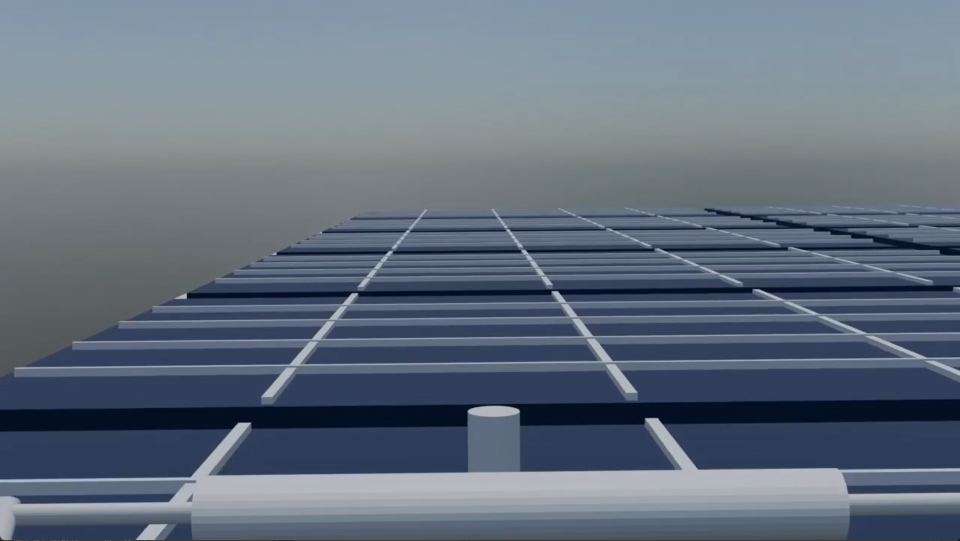
#> input picture fig/original_view.png, 1920 x 1081 px, given in place of 30度旋转鸟瞰图.mp4, which was not available (shown at 1/2 size)
$ python double_algorithm.py
#> lines starting #> are read from the running program, lines starting #| are printed output that depends on the picture; after the words box and inside, x2 and y2 are one past the last pixel; in counts of white or black regions, pixels touching at a corner belong together
import cv2
import numpy as np
import csv
import math
from scipy.signal import find_peaks

VIDEO_PATH = "30度旋转鸟瞰图.mp4"

OUTPUT_VIDEO = "30度旋转检测.mp4"
OUTPUT_CSV = "30度旋转检测.csv"

ROI_Y_RATIO = 0.45       # 使用画面下方 55%
MIN_LINE_LENGTH = 30.0

ANGLE_BINS = 180
HIST_SMOOTH_SIGMA = 2.0

MAX_PEAKS = 8

ORTHOGONAL_TARGET = 90.0
ORTHOGONAL_TOL = 35.0

MAX_FRAME_JUMP = 35.0

DISPLAY_SCALE = 0.65

def normalize180(angle):
    return angle % 180.0

def angle_diff(a, b):
    return (b - a + 90.0) % 180.0 - 90.0

def circular_mean_180(angles, weights=None):
    angles = np.asarray(angles, dtype=np.float64)

    if len(angles) == 0:
        return None

    if weights is None:
        weights = np.ones_like(angles)
    else:
        weights = np.asarray(weights, dtype=np.float64)

    theta = np.deg2rad(angles * 2.0)

    s = np.sum(weights * np.sin(theta))
    c = np.sum(weights * np.cos(theta))

    if abs(s) < 1e-12 and abs(c) < 1e-12:
        return normalize180(float(angles[0]))

    result = np.rad2deg(np.arctan2(s, c)) / 2.0
    return normalize180(result)

def gaussian_smooth_hist(hist, sigma=2.0):
    radius = int(max(2, sigma * 3))
    x = np.arange(-radius, radius + 1)

    kernel = np.exp(-(x ** 2) / (2 * sigma ** 2))
    kernel /= kernel.sum()

    padded = np.concatenate([
        hist[-radius:],
        hist,
        hist[:radius]
    ])

    smoothed = np.convolve(padded, kernel, mode="same")

    return smoothed[radius:radius + len(hist)]

def build_lsd():
    return cv2.createLineSegmentDetector(cv2.LSD_REFINE_STD)

def detect_lines(gray, lsd):
    detected = lsd.detect(gray)[0]

    if detected is None:
        return []

    result = []

    for item in detected:
        x1, y1, x2, y2 = item[0]

        dx = x2 - x1
        dy = y2 - y1

        length = math.hypot(dx, dy)

        if length < MIN_LINE_LENGTH:
            continue

        angle = normalize180(math.degrees(math.atan2(dy, dx)))

        result.append(
            (x1, y1, x2, y2, length, angle)
        )

    return result

def build_orientation_histogram(lines):
    hist = np.zeros(ANGLE_BINS, dtype=np.float64)

    for _, _, _, _, length, angle in lines:
        idx = int(angle) % ANGLE_BINS
        hist[idx] += length

    return hist

def refine_peak_direction(lines, peak_angle, radius=5):
    selected_angles = []
    selected_weights = []

    for *_, length, angle in lines:
        d = abs(angle_diff(peak_angle, angle))

        if d <= radius:
            selected_angles.append(angle)
            selected_weights.append(length)

    if not selected_angles:
        return normalize180(peak_angle)

    return circular_mean_180(
        selected_angles,
        selected_weights
    )

def find_direction_candidates(lines):
    if not lines:
        return []

    hist = build_orientation_histogram(lines)

    if np.max(hist) <= 0:
        return []

    smooth = gaussian_smooth_hist(
        hist,
        HIST_SMOOTH_SIGMA
    )

    extended = np.concatenate([
        smooth,
        smooth,
        smooth
    ])

    peaks, properties = find_peaks(
        extended,
        distance=10,
        prominence=max(np.max(smooth) * 0.03, 1.0)
    )

    candidates = []

    for p in peaks:
        if ANGLE_BINS <= p < 2 * ANGLE_BINS:
            angle = p - ANGLE_BINS
            score = smooth[int(angle)]

            refined = refine_peak_direction(
                lines,
                angle,
                radius=5
            )

            candidates.append({
                "angle": normalize180(refined),
                "score": float(score)
            })

    candidates.sort(
        key=lambda x: x["score"],
        reverse=True
    )

    unique = []

    for c in candidates:
        if all(
            abs(angle_diff(c["angle"], u["angle"])) > 8
            for u in unique
        ):
            unique.append(c)

        if len(unique) >= MAX_PEAKS:
            break

    return unique

def choose_two_families(candidates, prev_a, prev_b):

    if not candidates:
        return None, None

    if prev_a is None or prev_b is None:

        a = candidates[0]

        b_candidates = [
            c for c in candidates[1:]
            if abs(
                abs(angle_diff(a["angle"], c["angle"]))
                - ORTHOGONAL_TARGET
            ) <= ORTHOGONAL_TOL
        ]

        if not b_candidates:
            return a, None

        b = min(
            b_candidates,
            key=lambda c:
            abs(
                abs(angle_diff(a["angle"], c["angle"]))
                - ORTHOGONAL_TARGET
            )
        )

        return a, b

    # [15 lines left out: function nearest_to, not called in this run]

    a = nearest_to(prev_a)
    b = nearest_to(prev_b)

    if a is not None and b is not None:
        if abs(a["angle"] - b["angle"]) < 1e-6:
            da = abs(angle_diff(prev_a, a["angle"]))
            db = abs(angle_diff(prev_b, b["angle"]))

            if da <= db:
                b = None
            else:
                a = None

    return a, b

def draw_family_lines(
    frame,
    lines,
    family_a,
    family_b
):

    canvas = frame.copy()

    for x1, y1, x2, y2, length, angle in lines:

        color = (130, 130, 130)
        thickness = 1

        if family_a is not None:
            da = abs(angle_diff(family_a, angle))

            if da <= 8:
                color = (0, 255, 0)
                thickness = 2

        if family_b is not None:
            db = abs(angle_diff(family_b, angle))

            if db <= 8:
                color = (255, 0, 0)
                thickness = 2

        cv2.line(
            canvas,
            (int(x1), int(y1)),
            (int(x2), int(y2)),
            color,
            thickness
        )

    return canvas

def main():

    cap = cv2.VideoCapture(VIDEO_PATH)

    if not cap.isOpened():
        raise RuntimeError(
            f"无法打开视频：{VIDEO_PATH}"
        )

    fps = cap.get(cv2.CAP_PROP_FPS)
    total_frames = int(
        cap.get(cv2.CAP_PROP_FRAME_COUNT)
    )

    width = int(
        cap.get(cv2.CAP_PROP_FRAME_WIDTH)
    )
    height = int(
        cap.get(cv2.CAP_PROP_FRAME_HEIGHT)
    )

    print("=" * 70)
    print("双方向光伏板线方向跟踪")
    print("=" * 70)
    print(f"视频：{VIDEO_PATH}")
    print(f"FPS：{fps:.3f}")
    print(f"总帧数：{total_frames}")
    print(
        f"视频时长："
        f"{total_frames / fps:.2f}s"
    )
    print(
        f"ROI：y >= "
        f"{int(height * ROI_Y_RATIO)}"
    )
    print("=" * 70)

    out_width = int(width * DISPLAY_SCALE)
    out_height = int(height * DISPLAY_SCALE)

    writer = cv2.VideoWriter(
        OUTPUT_VIDEO,
        cv2.VideoWriter_fourcc(*"mp4v"),
        fps,
        (out_width, out_height)
    )

    lsd = build_lsd()

    prev_a = None
    prev_b = None

    cumulative_a = 0.0
    cumulative_b = 0.0

    csv_rows = []

    frame_idx = 0

    while True:

        ret, frame = cap.read()
#> frame is the input picture: shape (1081, 1920, 3); mean B, G, R 125.8, 111, 99.1

        if not ret:
            break

        frame_idx += 1

        time_sec = (
            (frame_idx - 1) / fps
        )

        roi_y = int(
            height * ROI_Y_RATIO
        )

        roi = frame[
            roi_y:height,
            0:width
        ]
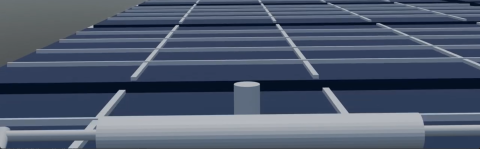
#> roi: shape (595, 1920, 3) (shown at 1/4 size); mean B, G, R 108.2, 88.1, 76.7

        gray = cv2.cvtColor(
            roi,
            cv2.COLOR_BGR2GRAY
        )
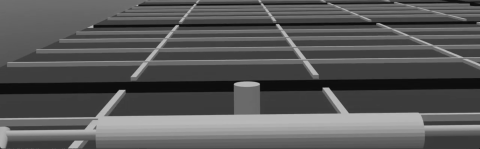
#> gray: shape (595, 1920) (shown at 1/4 size); min 3, max 197, mean 86.9

        gray = cv2.GaussianBlur(
            gray,
            (3, 3),
            0
        )

        roi_lines = detect_lines(
            gray,
            lsd
        )
#> in detect_lines, `detected = lsd.detect(gray)[0]`: detected = 437 rows, first 6: [373.6, 111.9, 372.8, 98.14], [1315.6, 349.4, 1290.6, 349.4], [1035.8, 329.1, 978, 324], [977.1, 324.5, 936.7, 330.9], [704, 98.9, 682.9, 122.9], [1132.9, 118.3, 1114.7, 95.08]
#> the loop in detect_lines, `for item in detected:` made 437 passes
#> (x1, y1, x2, y2, dx, dy, length, angle) on passes 3 to 5: (1035.8, 329.1, 978, 324, -57.71, -5.06, 57.94, 5.01), (977.1, 324.5, 936.7, 330.9, -40.38, 6.37, 40.88, 171), (704, 98.9, 682.9, 122.9, -21.09, 24.05, 31.98, 131.3)
#> after the loop in detect_lines, `for item in detected:`: result = 252 items
#> roi_lines = 252 items

        lines = []

        for x1, y1, x2, y2, length, angle in roi_lines:

            lines.append(
                (
                    x1,
                    y1 + roi_y,
                    x2,
                    y2 + roi_y,
                    length,
                    angle
                )
            )
#> this loop made 252 passes
#> (x1, y1, x2, y2, length, angle) on passes 1 to 3: (1035.8, 329.1, 978, 324, 57.94, 5.01), (977.1, 324.5, 936.7, 330.9, 40.88, 171), (704, 98.9, 682.9, 122.9, 31.98, 131.3)
#> after the loop, lines = 252 items

        candidates = find_direction_candidates(
            lines
        )
#> the loop in build_orientation_histogram, `for _, _, _, _, length, angle in lines:` made 252 passes
#> (length, angle, idx) on passes 1 to 3: (57.94, 5.01, 5), (40.88, 171, 171), (31.98, 131.3, 131)
#> after the loop in build_orientation_histogram, `for _, _, _, _, length, angle in lines:`: hist = 180 values, max 46196.7 at index 179, min 0 at index 2, mean 292.1
#> in gaussian_smooth_hist, `padded = np.concatenate([ hist[-radius:], hist, hist[:radius] ])`: padded = 192 values, max 46196.7 at index 5, min 0 at index 1, mean 526.9
#> in gaussian_smooth_hist, `smoothed = np.convolve(padded, kernel, mode="same")`: smoothed = 192 values, max 9606.5 at index 5, min 0 at index 36, mean 525.9
#> in find_direction_candidates, `smooth = gaussian_smooth_hist( hist, HIST_SMOOTH_SIGMA )`: smooth = 180 values, max 9606.5 at index 179, min 0 at index 30, mean 292.1
#> in find_direction_candidates, `extended = np.concatenate([ smooth, smooth, smooth ])`: extended = 540 values, max 9606.5 at index 179, min 0 at index 30, mean 292.1
#> in find_direction_candidates, `peaks, properties = find_peaks( extended, distance=10, prominence=max(..`: peaks = [179, 359]; properties = {'prominences': [9606.5, 9606.5], 'left_bases': [163, 343], 'right_bases': [210, 390]}
#> the loop in find_direction_candidates, `for p in peaks:` made 2 passes
#> (p, angle, score, refined) on pass 2: (359, 179, 9606.5, 179.4)
#> after the loop in find_direction_candidates, `for p in peaks:`: candidates = 1 item
#> the loop in find_direction_candidates, `for c in candidates:` made 1 pass
#> c on pass 1: {'angle': 179.4, 'score': 9606.5}
#> candidates = 1 item

        a_candidate, b_candidate = \
            choose_two_families(
                candidates,
                prev_a,
                prev_b
            )
#> in choose_two_families, `a = candidates[0]`: a = {'angle': 179.4, 'score': 9606.5}
#> in choose_two_families, `b_candidates = [ c for c in candidates[1:] if abs( abs(angle_diff(a["a..`: b_candidates = []
#> a_candidate = {'angle': 179.4, 'score': 9606.5}

        current_a = (
            a_candidate["angle"]
            if a_candidate is not None
            else None
        )
#> current_a = 179.4

        current_b = (
            b_candidate["angle"]
            if b_candidate is not None
            else None
        )

        delta_a = None
        delta_b = None

        if (
            current_a is not None
            and prev_a is not None
        ):
            delta_a = angle_diff(
                prev_a,
                current_a
            )
            cumulative_a += delta_a

        if (
            current_b is not None
            and prev_b is not None
        ):
            delta_b = angle_diff(
                prev_b,
                current_b
            )
            cumulative_b += delta_b

        if current_a is not None:
            prev_a = current_a
#> prev_a = 179.4

        if current_b is not None:
            prev_b = current_b

        orthogonal_diff = None

        if (
            current_a is not None
            and current_b is not None
        ):
            orthogonal_diff = abs(
                angle_diff(
                    current_a,
                    current_b
                )
            )


        vis = draw_family_lines(
            frame,
            lines,
            current_a,
            current_b
        )
#> the loop in draw_family_lines, `for x1, y1, x2, y2, length, angle in lines: ` made 252 passes
#> (x1, y1, x2, y2, length, angle, color, thickness) on passes 1 to 7: (1035.8, 815.1, 978, 810, 57.94, 5.01, (0, 255, 0), 2), (977.1, 810.5, 936.7, 816.9, 40.88, 171, (130, 130, 130), 1), (704, 584.9, 682.9, 608.9, 31.98, 131.3, (130, 130, 130), 1), (1395.4, 938.3, 1314.5, 835, 131.2, 51.93, (130, 130, 130), 1), (1544.7, 588.1, 1514.2, 577.1, 32.46, 19.81, (130, 130, 130), 1), (476.8, 843.9, 380.4, 954, 146.4, 131.2, (130, 130, 130), 1), (1104.7, 568.4, 1049.7, 498.6, 88.81, 51.79, (130, 130, 130), 1)
#> after the loop in draw_family_lines, `for x1, y1, x2, y2, length, angle in lines:`:
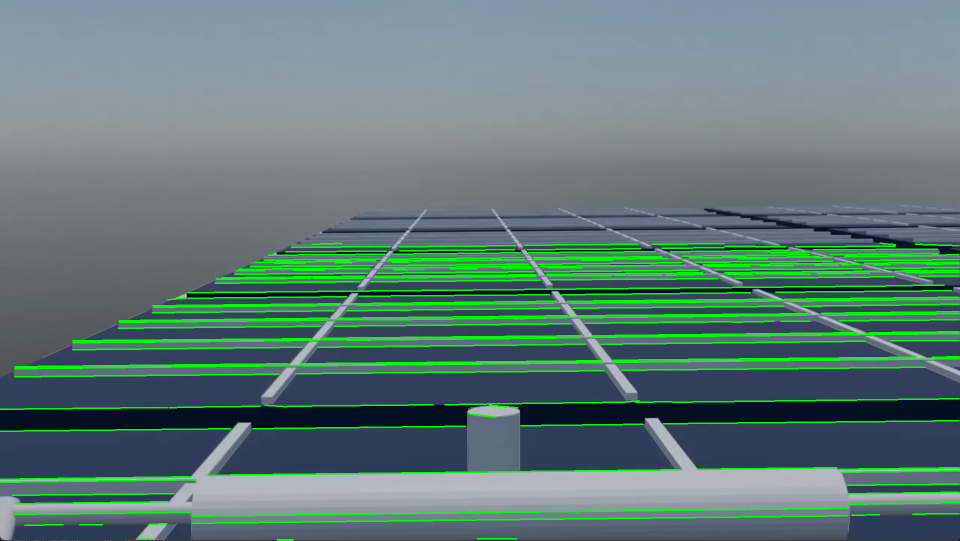
#> canvas: shape (1081, 1920, 3) (shown at 1/2 size); 7.24% of pixels changed, all inside (x1, y1, x2, y2) = (0, 485, 1920, 1081)

        cv2.line(
            vis,
            (0, roi_y),
            (width, roi_y),
            (0, 255, 255),
            2
        )
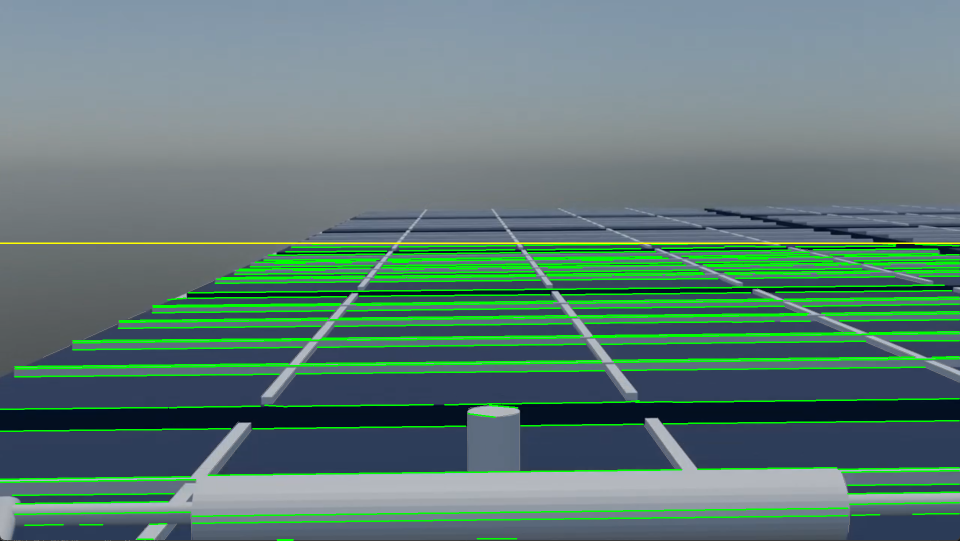
#> vis: shape (1081, 1920, 3) (shown at 1/2 size); 0.28% of pixels changed, all inside (x1, y1, x2, y2) = (0, 485, 1920, 488)

        panel_h = 180

        overlay = vis.copy()

        cv2.rectangle(
            overlay,
            (0, 0),
            (width, panel_h),
            (20, 20, 20),
            -1
        )
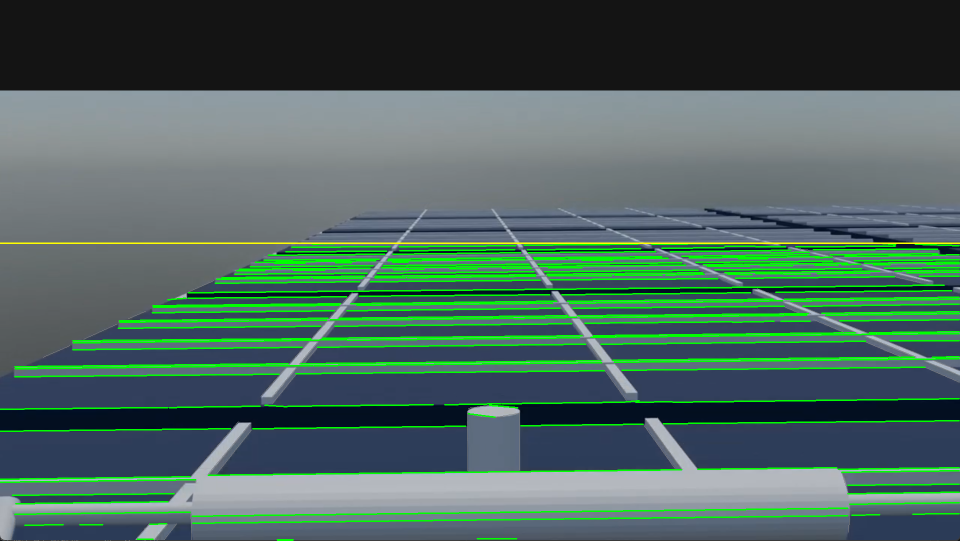
#> overlay: shape (1081, 1920, 3) (shown at 1/2 size); 16.74% of pixels changed, all inside (x1, y1, x2, y2) = (0, 0, 1920, 181)

        vis = cv2.addWeighted(
            overlay,
            0.65,
            vis,
            0.35,
            0
        )

        cv2.putText(
            vis,
            f"Frame: {frame_idx}/{total_frames}",
            (20, 30),
            cv2.FONT_HERSHEY_SIMPLEX,
            0.75,
            (255, 255, 255),
            2
        )
#> vis: shape (1081, 1920, 3); mean B, G, R 101.5, 108.5, 81.4

        cv2.putText(
            vis,
            f"Time: {time_sec:.3f}s",
            (20, 60),
            cv2.FONT_HERSHEY_SIMPLEX,
            0.75,
            (255, 255, 255),
            2
        )

        if current_a is not None:
            cv2.putText(
                vis,
                f"A direction: {current_a:.2f} deg",
                (20, 95),
                cv2.FONT_HERSHEY_SIMPLEX,
                0.70,
                (0, 255, 0),
                2
            )
        else:
            cv2.putText(
                vis,
                "A direction: None",
                (20, 95),
                cv2.FONT_HERSHEY_SIMPLEX,
                0.70,
                (0, 255, 0),
                2
            )

        if current_b is not None:
            cv2.putText(
                vis,
                f"B direction: {current_b:.2f} deg",
                (20, 125),
                cv2.FONT_HERSHEY_SIMPLEX,
                0.70,
                (255, 0, 0),
                2
            )
        else:
            cv2.putText(
                vis,
                "B direction: None",
                (20, 125),
                cv2.FONT_HERSHEY_SIMPLEX,
                0.70,
                (255, 0, 0),
                2
            )

        if orthogonal_diff is not None:
            cv2.putText(
                vis,
                f"A-B: {orthogonal_diff:.2f} deg",
                (20, 155),
                cv2.FONT_HERSHEY_SIMPLEX,
                0.70,
                (255, 255, 0),
                2
            )

        cv2.putText(
            vis,
            "GREEN = family A    BLUE = family B    GRAY = other LSD lines",
            (20, height - 25),
            cv2.FONT_HERSHEY_SIMPLEX,
            0.62,
            (255, 255, 255),
            2
        )
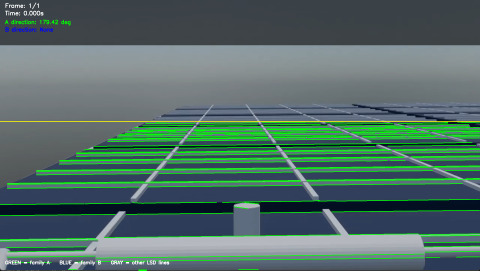
#> vis: shape (1081, 1920, 3) (shown at 1/4 size); mean B, G, R 101.9, 108.9, 81.7

        vis_small = cv2.resize(
            vis,
            (out_width, out_height),
            interpolation=cv2.INTER_AREA
        )
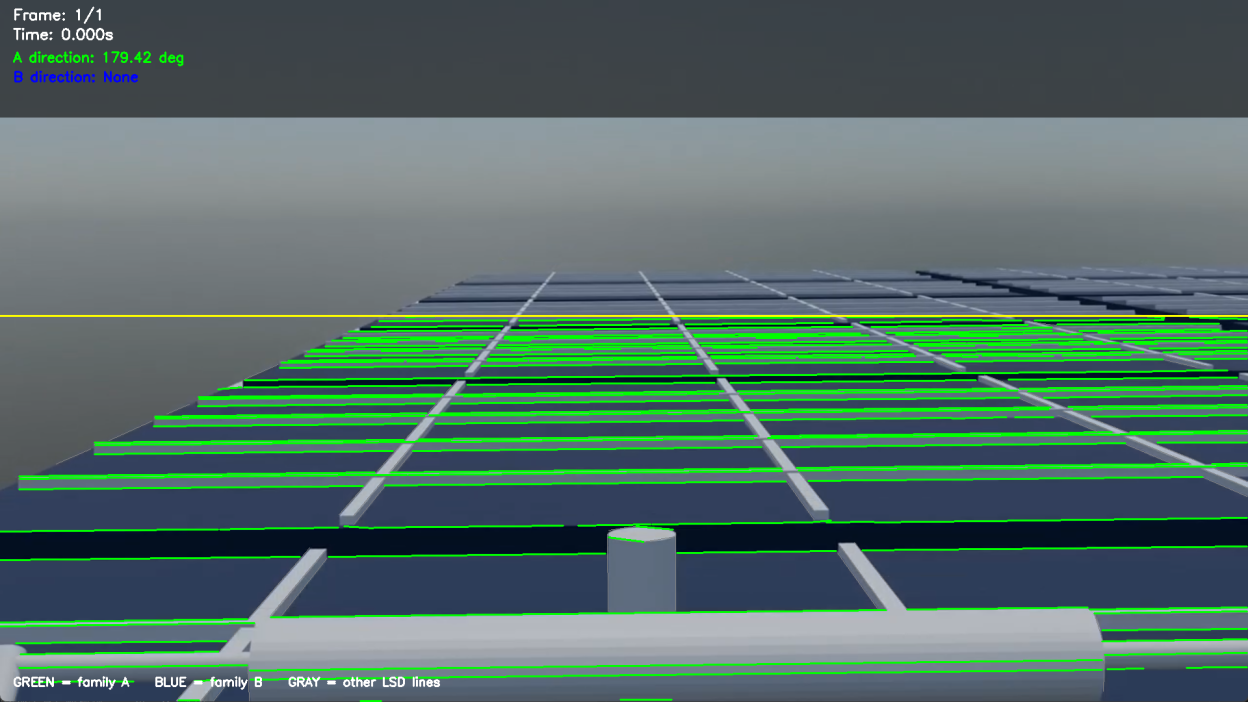
#> vis_small: shape (702, 1248, 3); mean B, G, R 101.9, 108.9, 81.7

        writer.write(vis_small)

        csv_rows.append([
            frame_idx,
            time_sec,
            current_a,
            current_b,
            delta_a,
            delta_b,
            cumulative_a,
            cumulative_b,
            orthogonal_diff,
            len(lines),
            len(candidates)
        ])

    cap.release()
    writer.release()

    with open(
        OUTPUT_CSV,
        "w",
        newline="",
        encoding="utf-8-sig"
    ) as f:

        writer_csv = csv.writer(f)

        writer_csv.writerow([
            "frame",
            "time_sec",
            "direction_A_deg",
            "direction_B_deg",
            "delta_A_deg",
            "delta_B_deg",
            "cumulative_A_deg",
            "cumulative_B_deg",
            "abs_A_B_deg",
            "num_lines",
            "num_candidates"
        ])

        writer_csv.writerows(csv_rows)

    print()
    print("=" * 70)
    print("处理完成")
    print("=" * 70)
    print(
        f"双方向可视化视频："
        f"{OUTPUT_VIDEO}"
    )
    print(
        f"CSV 日志："
        f"{OUTPUT_CSV}"
    )
    print()
    print(
        "最终累计 A："
        f"{cumulative_a:.2f}°"
    )
    print(
        "最终累计 B："
        f"{cumulative_b:.2f}°"
    )
    # 计算两组方向累计旋转量的平均值
    mean_rotation = (
                            cumulative_a + cumulative_b
                    ) / 2.0

    # 计算两组结果之间的差异
    rotation_difference = abs(
        cumulative_a - cumulative_b
    )

    print(
        "平均累计旋转："
        f"{mean_rotation:.2f}°"
    )

    print(
        "A/B结果差异："
        f"{rotation_difference:.2f}°"
    )

    print("=" * 70)

if __name__ == "__main__":
    main()
